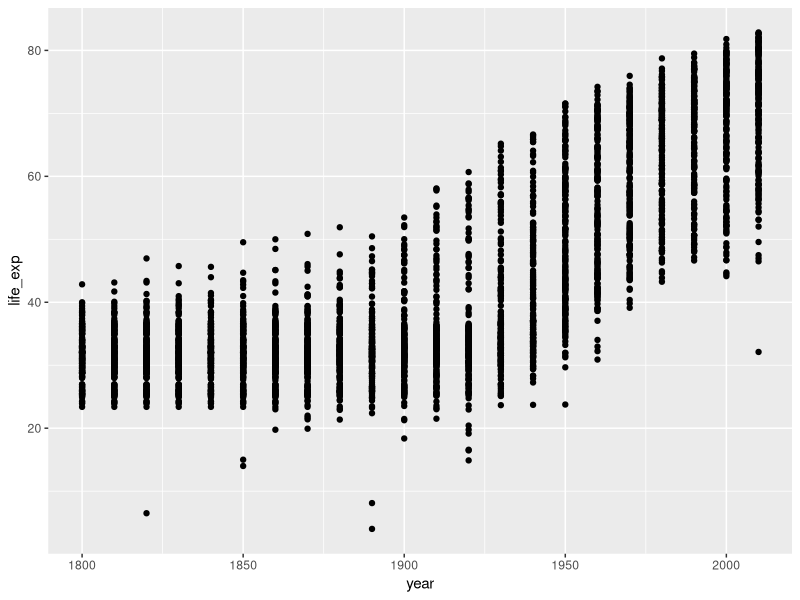
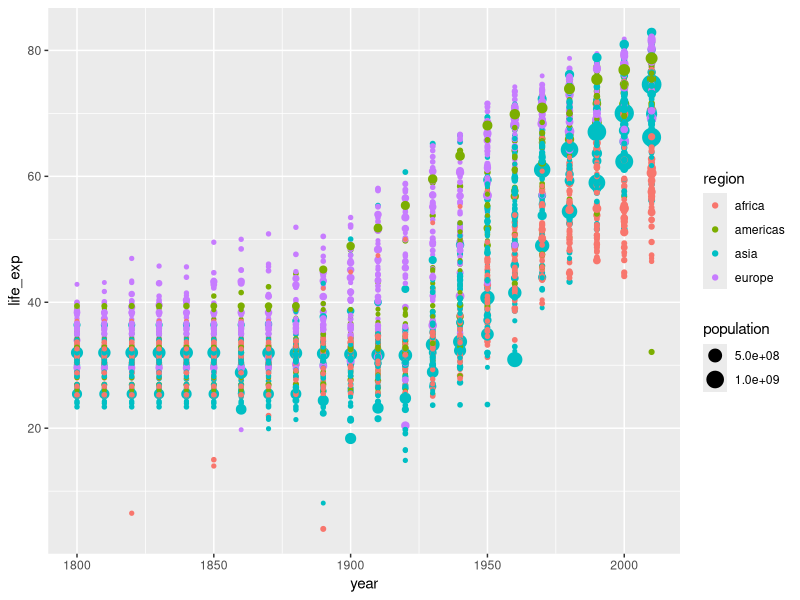
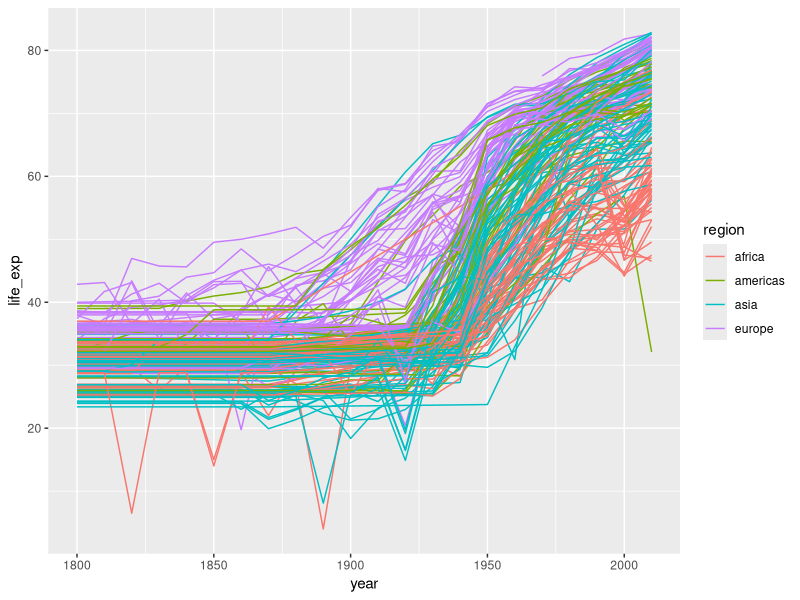
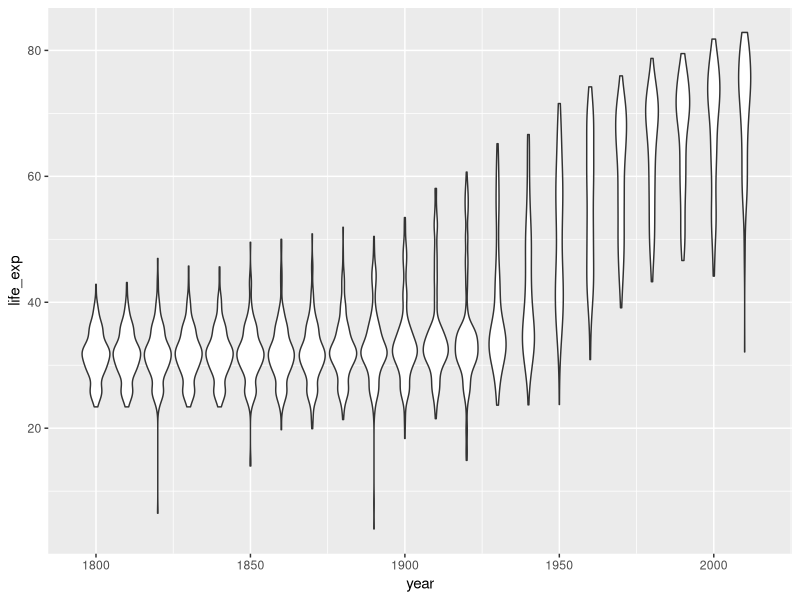
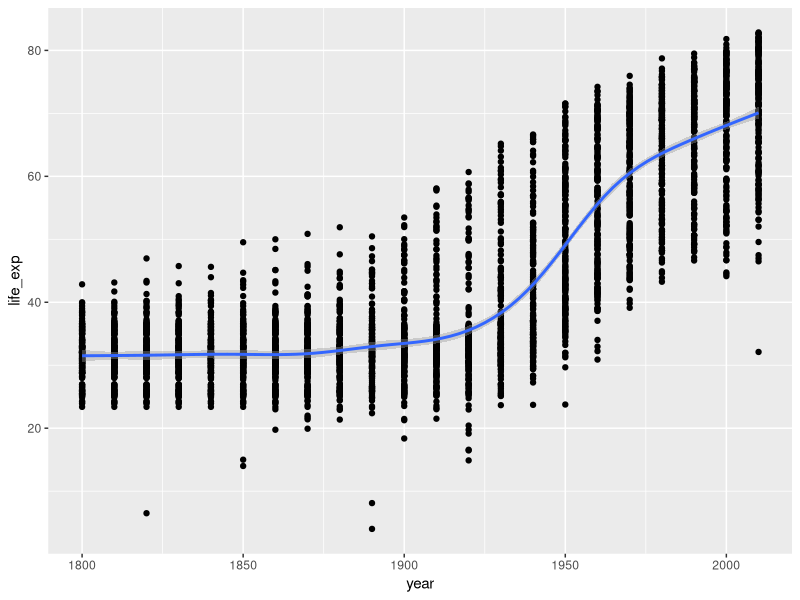
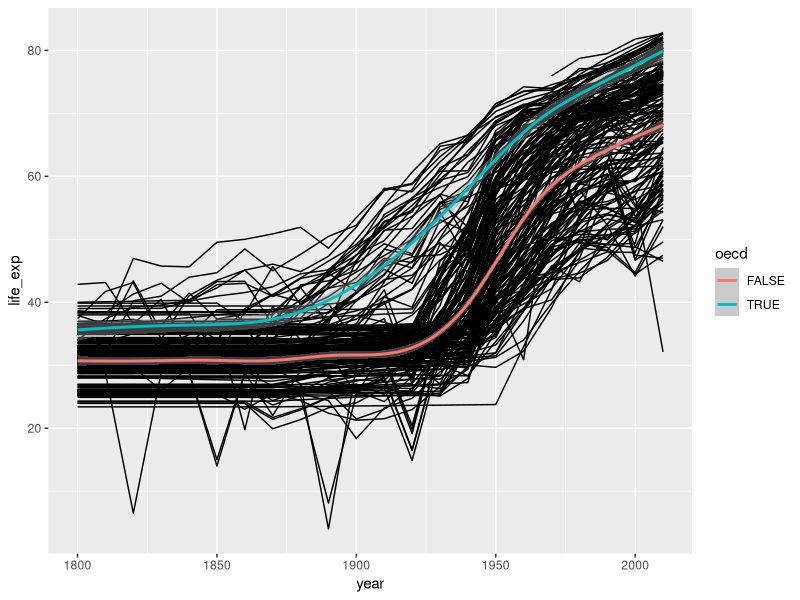
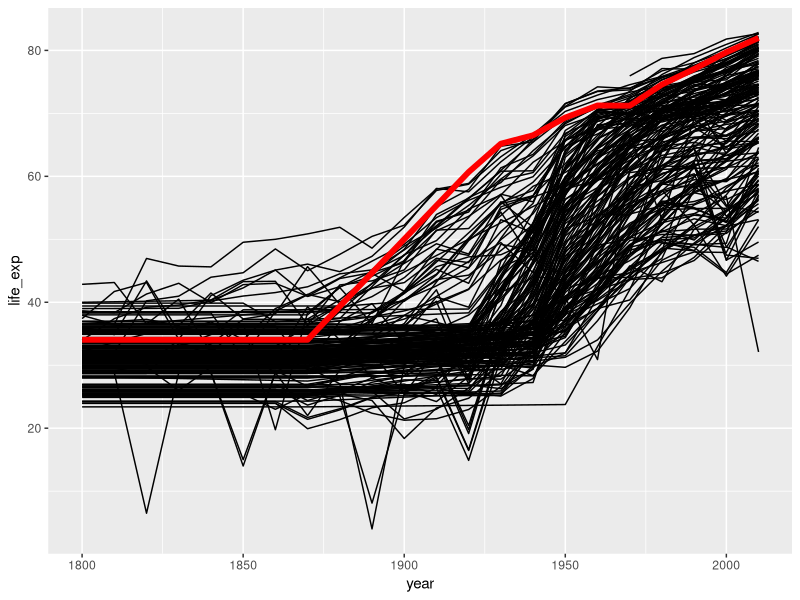
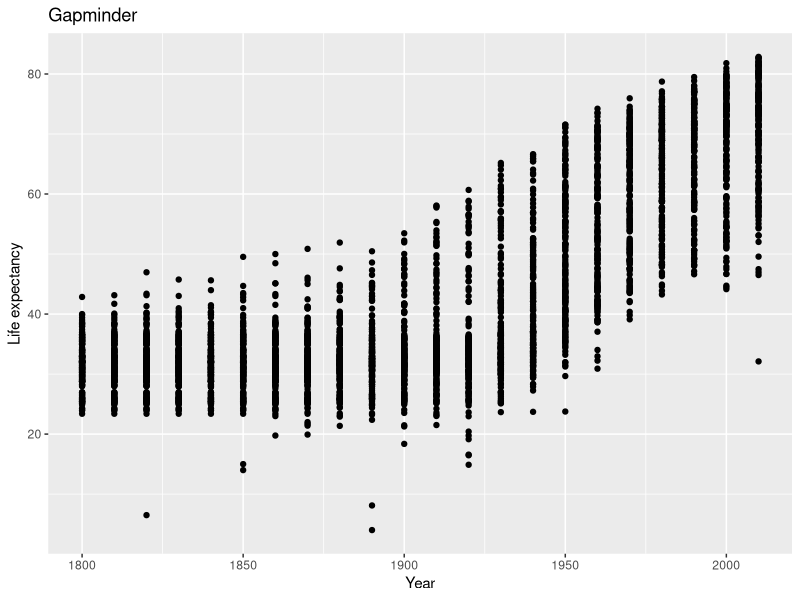

These figures' R source, in order:
## ---- chunk 1
knitr::opts_chunk$set(fig.width=6, fig.height=3, fig.align="center")
## ---- chunk 2
library(tidyverse)
## ---- chunk 3
geo <- read_csv("r-intro/geo.csv")
gap <- read_csv("r-intro/gap-minder.csv")
gap_geo <- left_join(gap, geo, by="name")
## ---- chunk 4
ggplot(gap_geo, aes(x=year, y=life_exp)) +
    geom_point()
## ---- chunk 5
ggplot(gap_geo, aes(x=year, y=life_exp, color=region, size=population)) +
    geom_point()
## ---- chunk 6
gap2010 <- filter(gap_geo, year == 2010)
## ---- chunk 7
ggplot(gap_geo, aes(x=year, y=life_exp, group=name, color=region)) +
    geom_line()
## ---- chunk 8
ggplot(gap_geo, aes(x=year, y=life_exp, group=year)) +
    geom_violin()
## ---- chunk 9
ggplot(gap_geo, aes(x=year, y=life_exp)) +
    geom_point() +
    geom_smooth()
## ---- chunk 10
ggplot(gap_geo, aes(x=year, y=life_exp)) +
    geom_line(aes(group=name)) +
    geom_smooth(aes(color=oecd))
## ---- chunk 11
gap_australia <- filter(gap_geo, name == "Australia")

ggplot(gap_geo, aes(x=year, y=life_exp, group=name)) +
    geom_line() +
    geom_line(data=gap_australia, color="red", size=2)
## ---- chunk 12
ggplot(gap_geo, aes(x=year, y=life_exp)) +
    geom_point() +
    labs(x="Year", y="Life expectancy", title="Gapminder")
## ---- chunk 13
ggplot(gap_geo, aes(x=year, y=life_exp)) +
    geom_point() +
    labs(x="Year", y="Life expectancy", title="Gapminder") +
    theme(plot.title = element_text(hjust = 0.5))
## ---- chunk 14
ggplot(gap_geo, aes(x=year, y=life_exp)) +
    geom_point() +
    coord_cartesian(ylim=c(0,90))
## ---- chunk 15
ggplot(gap_geo, aes(x=year, y=life_exp, group=name)) +
    geom_line() +
    facet_wrap(~ region)
